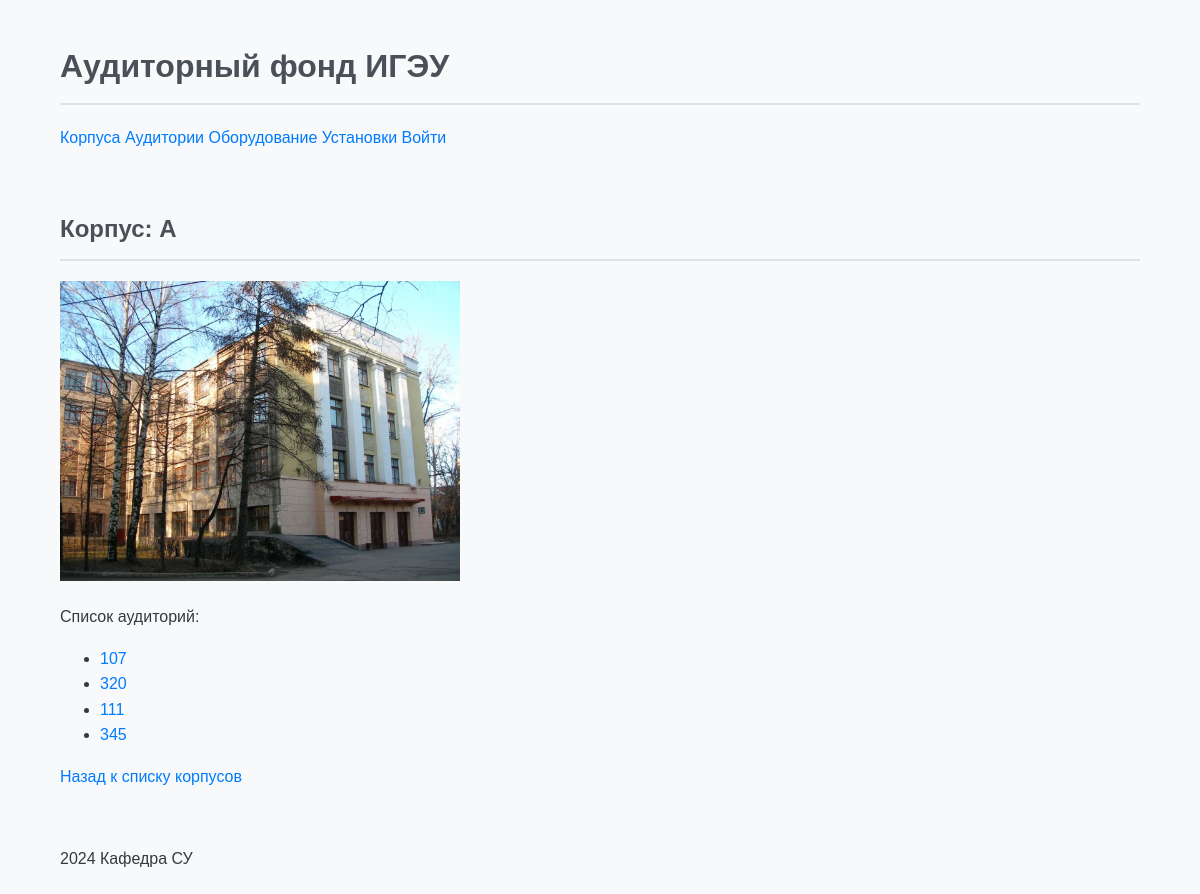
/campuses/4/, run on the app's committed database.
### classrooms/models.py (models this page shows, shortened)
class Campus(models.Model):
    name = models.CharField(max_length=255)
    photo = models.ImageField(upload_to='campus_photos/', blank=True, null=True)

class Room(models.Model):
    number = models.CharField(max_length=10, verbose_name="Номер аудитории")
    floor = models.IntegerField(verbose_name="Этаж")
    cost = models.DecimalField(max_digits=10, decimal_places=2, verbose_name="Стоимость")
    area = models.DecimalField(max_digits=10, decimal_places=2, verbose_name="Площадь")
    capacity = models.IntegerField(verbose_name="Вместимость")
    campus = models.ForeignKey('Campus', on_delete=models.CASCADE, verbose_name="Корпус")
    room_type = models.ForeignKey('RoomType', on_delete=models.CASCADE, verbose_name="Тип аудитории")
    department = models.ForeignKey('Department', on_delete=models.CASCADE, verbose_name="Факультет")
    photo = models.ImageField(upload_to='rooms/', verbose_name="Фотография", blank=True, null=True)
    name = models.CharField(max_length=100, default="Default Room")
    capacity = models.PositiveIntegerField()

### classrooms/views.py (the view)
# urls.py: path('campuses/<int:pk>/', views.CampusDetailView.as_view(), name='campus_detail'),
class CampusDetailView(DetailView):
    model = Campus
    template_name = 'classrooms/campus_detail.html'
    context_object_name = 'campus'

### classrooms/templates/classrooms/campus_detail.html
{% extends "base_generic.html" %}
{% block content %}
  <h2>Корпус: {{ campus.name }}</h2>
  {% if campus.photo %}
    <img src="{{ campus.photo.url }}" alt="Фото {{ campus.name }}" style="max-width: 400px;">
  {% else %}
    <p>Фото отсутствует.</p>
  {% endif %}
  <p>Список аудиторий:</p>
  <ul>
    {% for room in campus.room_set.all %}
      <li><a href="{% url 'room_detail' room.pk %}">{{ room.number }}</a></li>
    {% endfor %}
  </ul>
  <a href="{% url 'campus_list' %}">Назад к списку корпусов</a>
{% endblock %}

### classrooms/templates/static/css/style.css (style rules this page uses)
body { font-family: 'Arial', sans-serif; background-color: #f8f9fa; color: #343a40; margin: 0; padding: 0; line-height: 1.6; }
h1, h2, h3 { color: #495057; border-bottom: 2px solid #dee2e6; padding-bottom: 10px; margin-bottom: 20px; }
a { color: #007bff; text-decoration: none; transition: color 0.3s ease; }

### data on the page
Campus: name "А", photo (picture)
Room: number "107"
Room: number "320"
Room: number "111"
Room: number "345"
